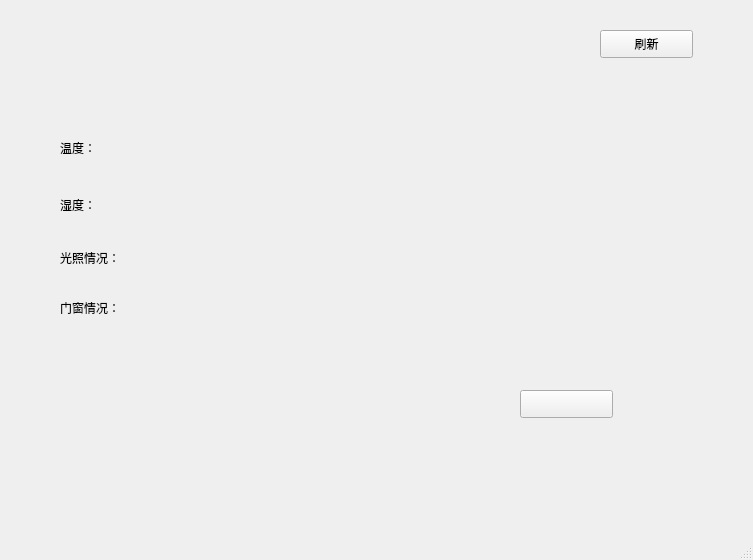
<?xml version="1.0" encoding="UTF-8"?>
<ui version="4.0">
 <class>MainWindow</class>
 <widget class="QMainWindow" name="MainWindow">
  <property name="geometry">
   <rect>
    <x>0</x>
    <y>0</y>
    <width>753</width>
    <height>560</height>
   </rect>
  </property>
  <property name="windowTitle">
   <string>MainWindow</string>
  </property>
  <widget class="QWidget" name="centralwidget">
   <widget class="QLabel" name="label">
    <property name="geometry">
     <rect>
      <x>30</x>
      <y>30</y>
      <width>351</width>
      <height>31</height>
     </rect>
    </property>
    <property name="text">
     <string/>
    </property>
   </widget>
   <widget class="QPushButton" name="pushButton_L">
    <property name="geometry">
     <rect>
      <x>520</x>
      <y>390</y>
      <width>93</width>
      <height>28</height>
     </rect>
    </property>
    <property name="text">
     <string/>
    </property>
   </widget>
   <widget class="QLabel" name="label_T_Name">
    <property name="geometry">
     <rect>
      <x>60</x>
      <y>140</y>
      <width>72</width>
      <height>15</height>
     </rect>
    </property>
    <property name="text">
     <string>温度：</string>
    </property>
   </widget>
   <widget class="QLabel" name="label_H_Name">
    <property name="geometry">
     <rect>
      <x>60</x>
      <y>195</y>
      <width>72</width>
      <height>20</height>
     </rect>
    </property>
    <property name="text">
     <string>湿度：</string>
    </property>
   </widget>
   <widget class="QLabel" name="label_L_Name">
    <property name="geometry">
     <rect>
      <x>60</x>
      <y>250</y>
      <width>72</width>
      <height>15</height>
     </rect>
    </property>
    <property name="text">
     <string>光照情况：</string>
    </property>
   </widget>
   <widget class="QLabel" name="label_D_Name">
    <property name="geometry">
     <rect>
      <x>60</x>
      <y>300</y>
      <width>72</width>
      <height>15</height>
     </rect>
    </property>
    <property name="text">
     <string>门窗情况：</string>
    </property>
   </widget>
   <widget class="QLabel" name="label_T">
    <property name="geometry">
     <rect>
      <x>160</x>
      <y>140</y>
      <width>72</width>
      <height>15</height>
     </rect>
    </property>
    <property name="text">
     <string/>
    </property>
   </widget>
   <widget class="QLabel" name="label_H">
    <property name="geometry">
     <rect>
      <x>160</x>
      <y>200</y>
      <width>72</width>
      <height>15</height>
     </rect>
    </property>
    <property name="text">
     <string/>
    </property>
   </widget>
   <widget class="QLabel" name="label_L">
    <property name="geometry">
     <rect>
      <x>160</x>
      <y>250</y>
      <width>101</width>
      <height>16</height>
     </rect>
    </property>
    <property name="text">
     <string/>
    </property>
   </widget>
   <widget class="QLabel" name="label_D">
    <property name="geometry">
     <rect>
      <x>160</x>
      <y>300</y>
      <width>72</width>
      <height>15</height>
     </rect>
    </property>
    <property name="text">
     <string/>
    </property>
   </widget>
   <widget class="QPushButton" name="pushButton_Flush">
    <property name="geometry">
     <rect>
      <x>600</x>
      <y>30</y>
      <width>93</width>
      <height>28</height>
     </rect>
    </property>
    <property name="text">
     <string>刷新</string>
    </property>
   </widget>
   <widget class="QLabel" name="label_L_Pic">
    <property name="geometry">
     <rect>
      <x>510</x>
      <y>150</y>
      <width>141</width>
      <height>201</height>
     </rect>
    </property>
    <property name="text">
     <string/>
    </property>
   </widget>
  </widget>
  <widget class="QMenuBar" name="menubar">
   <property name="geometry">
    <rect>
     <x>0</x>
     <y>0</y>
     <width>753</width>
     <height>26</height>
    </rect>
   </property>
  </widget>
  <widget class="QStatusBar" name="statusbar"/>
 </widget>
 <resources/>
 <connections/>
</ui>
